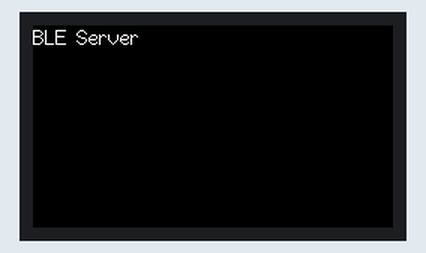
Recording of a sketch running on a simulated ESP32. Parts: 240×135 colour display. Random numbers use the default seed unless the sketch sets one; nothing arrives over Bluetooth unless stated; a phone connects over Bluetooth LE 3 s after start; what the sketch prints to the serial monitor is not drawn.

Above: at 0.2 s.
At 15.1 s:
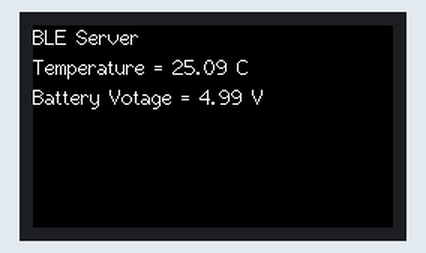
At 30.1 s:
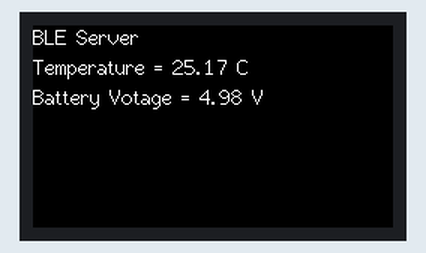
At 60.1 s:
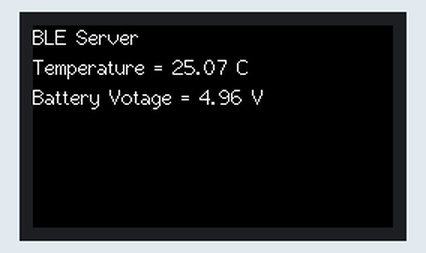
At 90.1 s:
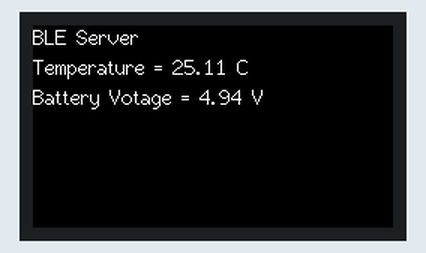
At 120.1 s:
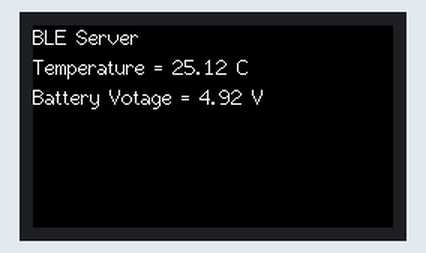

The sketch:

BLE_Server.ino
```cpp
#include <BLEDevice.h>
#include <BLEServer.h>
//#include <BLEUtils.h>
//#include <BLE2902.h>
#include <M5StickCPlus.h>

//#include <Wire.h>

//Default Temperature in Celsius
#define temperatureCelsius

//change to unique BLE server name
#define bleServerName "CSC2106-BLE#01"

float tempC = 25.0;
float tempF;
float vBatt = 5.0;  // initial value

// Timer variables
unsigned long lastTime = 0;
unsigned long timerDelay = 15000;   // update refresh every 15sec

bool deviceConnected = false;

// See the following for generating UUIDs:
// https://www.uuidgenerator.net/
#define SERVICE_UUID "01234567-0123-4567-89ab-0123456789ab"

// Temperature Characteristic and Descriptor
#ifdef temperatureCelsius
  BLECharacteristic imuTemperatureCelsiusCharacteristics("01234567-0123-4567-89ab-0123456789cd", BLECharacteristic::PROPERTY_NOTIFY);
  BLEDescriptor imuTemperatureCelsiusDescriptor(BLEUUID((uint16_t)0x2902));
#else
  BLECharacteristic imuTemperatureFahrenheitCharacteristics("01234567-0123-4567-89ab-0123456789de", BLECharacteristic::PROPERTY_NOTIFY);
  BLEDescriptor imuTemperatureFahrenheitDescriptor(BLEUUID((uint16_t)0x2902));
#endif

// Battery Voltage Characteristic and Descriptor
BLECharacteristic axpVoltageCharacteristics("01234567-0123-4567-89ab-0123456789ef", BLECharacteristic::PROPERTY_NOTIFY);
BLEDescriptor axpVoltageDescriptor(BLEUUID((uint16_t)0x2903));

//Setup callbacks onConnect and onDisconnect
class MyServerCallbacks: public BLEServerCallbacks {
  void onConnect(BLEServer* pServer) {
    deviceConnected = true;
    Serial.println("MyServerCallbacks::Connected...");
  };
  void onDisconnect(BLEServer* pServer) {
    deviceConnected = false;
    Serial.println("MyServerCallbacks::Disconnected...");
  }
};

void setup() {
  // Start serial communication
  Serial.begin(115200);

  // put your setup code here, to run once:
  M5.begin();
  M5.Lcd.setRotation(3);
  M5.Lcd.fillScreen(BLACK);
  M5.Lcd.setCursor(0, 0, 2);
  M5.Lcd.printf("BLE Server", 0);

  // Create the BLE Device
  BLEDevice::init(bleServerName);

  // Create the BLE Server
  BLEServer *pServer = BLEDevice::createServer();
  pServer->setCallbacks(new MyServerCallbacks());

  // Create the BLE Service
  BLEService *bleService = pServer->createService(SERVICE_UUID);

  // Create BLE Characteristics and Create a BLE Descriptor
  // Temperature
  #ifdef temperatureCelsius
    bleService->addCharacteristic(&imuTemperatureCelsiusCharacteristics);
    imuTemperatureCelsiusDescriptor.setValue("IMU Temperature(C)");
    imuTemperatureCelsiusCharacteristics.addDescriptor(&imuTemperatureCelsiusDescriptor);
  #else
    bleService->addCharacteristic(&imuTemperatureFahrenheitCharacteristics);
    imuTemperatureFahrenheitDescriptor.setValue("IMU Temperature(F)");
    imuTemperatureFahrenheitCharacteristics.addDescriptor(&imuTemperatureFahrenheitDescriptor);
  #endif

  // Battery
  bleService->addCharacteristic(&axpVoltageCharacteristics);
  axpVoltageDescriptor.setValue("AXP Battery(V)");
  axpVoltageCharacteristics.addDescriptor(&axpVoltageDescriptor);

  // Start the service
  bleService->start();

  // Start advertising
  BLEAdvertising *pAdvertising = BLEDevice::getAdvertising();
  pAdvertising->addServiceUUID(SERVICE_UUID);
  pServer->getAdvertising()->start();
  Serial.println("Waiting a client connection to notify...");
}

void loop() {
  if (deviceConnected) {
    if ((millis() - lastTime) > timerDelay) {
      // Read temperature as Celsius (the default)
      if (random(2)>0)
        tempC += random(10)/100.0;
      else
        tempC -= random(10)/100.0;
      // Fahrenheit
      tempF = 1.8*tempC + 32;
      // Battery voltage
      if (vBatt<1.0)
        vBatt = 5.0;
      else
        vBatt -= 0.01;

      //Notify temperature reading from IMU
      #ifdef temperatureCelsius
        static char temperatureCTemp[6];
        dtostrf(tempC, 6, 2, temperatureCTemp);
        //Set temperature Characteristic value and notify connected client
        imuTemperatureCelsiusCharacteristics.setValue(temperatureCTemp);
        imuTemperatureCelsiusCharacteristics.notify();
        Serial.print("Temperature = ");
        Serial.print(tempC);
        Serial.print(" C");

        M5.Lcd.setCursor(0, 20, 2);
        M5.Lcd.print("Temperature = ");
        M5.Lcd.print(tempC);
        M5.Lcd.println(" C");
      #else
        static char temperatureFTemp[6];
        dtostrf(tempF, 6, 2, temperatureFTemp);
        //Set temperature Characteristic value and notify connected client
        imuTemperatureFahrenheitCharacteristics.setValue(temperatureFTemp);
        imuTemperatureFahrenheitCharacteristics.notify();
        Serial.print("Temperature = ");
        Serial.print(tempF);
        Serial.print(" F");

        M5.Lcd.setCursor(0, 20, 2);
        M5.Lcd.print("Temperature = ");
        M5.Lcd.print(tempF);
        M5.Lcd.println(" F");
      #endif

      //Notify battery status reading from AXP192
      static char voltageBatt[6];
      dtostrf(vBatt, 6, 2, voltageBatt);
      //Set voltage Characteristic value and notify connected client
      axpVoltageCharacteristics.setValue(voltageBatt);
      axpVoltageCharacteristics.notify();
      Serial.print(" - Battery Voltage = ");
      Serial.print(vBatt);
      Serial.println(" V");

      M5.Lcd.setCursor(0, 40, 2);
      M5.Lcd.print("Battery Votage = ");
      M5.Lcd.print(vBatt);
      M5.Lcd.println(" V");

      lastTime = millis();
    }
  }
}
```

Measured:
- what the display in image 1 shows lasts 15.0 s, from 15.0 s to 30.0 s
